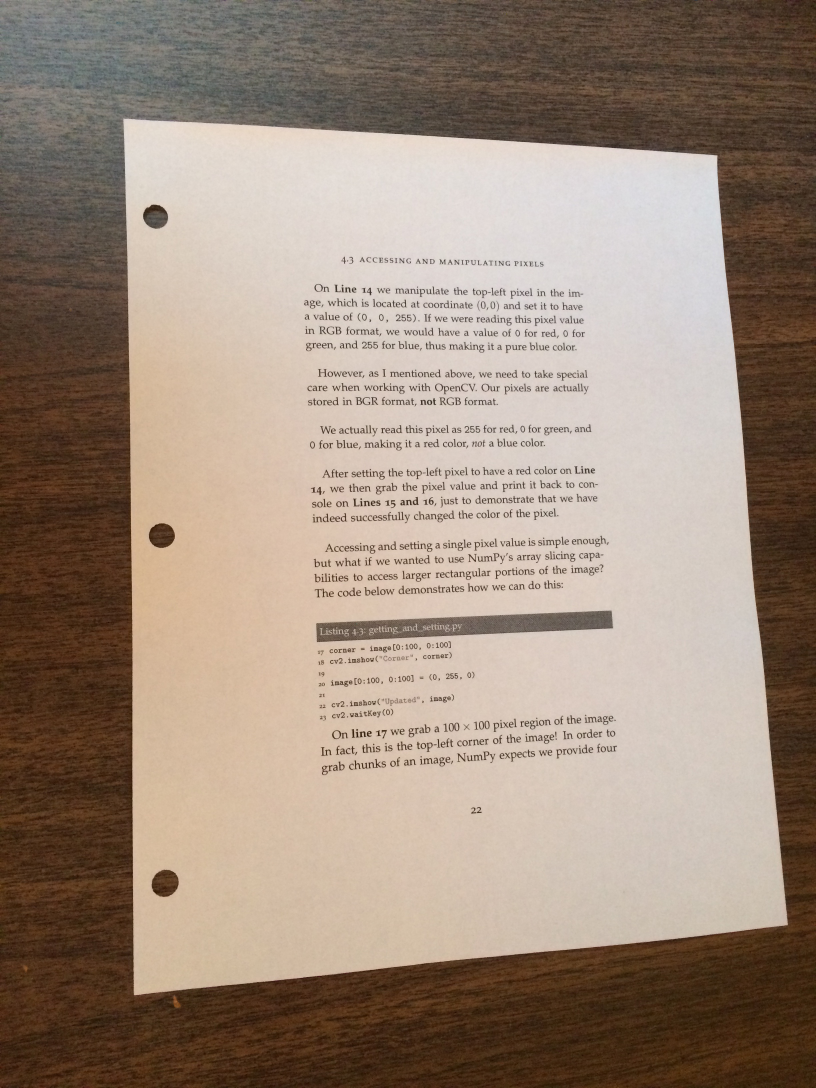
#> input picture images/docscanner/page.jpg, 2448 x 3264 px (shown at 1/3 size)
$ python docscanner.py   (older library calls are emulated)
#> lines starting #> are read from the running program, lines starting #| are printed output that depends on the picture; after the words box and inside, x2 and y2 are one past the last pixel; in counts of white or black regions, pixels touching at a corner belong together
#!/usr/bin/env python3
# -*- coding: utf-8 -*-
"""
Created on Tue Oct 24 16:41:24 2017

@author: applesauce

https://www.pyimagesearch.com/2014/09/01/build-kick-ass-mobile-document-scanner-just-5-minutes/
"""

import numpy as np
import cv2

def order_points(pts):
	rect = np.zeros((4, 2), dtype = "float32")
	s = pts.sum(axis = 1)
	rect[0] = pts[np.argmin(s)]
	rect[2] = pts[np.argmax(s)]
	diff = np.diff(pts, axis = 1)
	rect[1] = pts[np.argmin(diff)]
	rect[3] = pts[np.argmax(diff)]
	return rect

def four_point_transform(image, pts):
	rect = order_points(pts)
	(tl, tr, br, bl) = rect
	widthA = np.sqrt(((br[0] - bl[0]) ** 2) + ((br[1] - bl[1]) ** 2))
	widthB = np.sqrt(((tr[0] - tl[0]) ** 2) + ((tr[1] - tl[1]) ** 2))
	maxWidth = max(int(widthA), int(widthB))
	heightA = np.sqrt(((tr[0] - br[0]) ** 2) + ((tr[1] - br[1]) ** 2))
	heightB = np.sqrt(((tl[0] - bl[0]) ** 2) + ((tl[1] - bl[1]) ** 2))
	maxHeight = max(int(heightA), int(heightB))
	dst = np.array([
		[0, 0],
		[maxWidth - 1, 0],
		[maxWidth - 1, maxHeight - 1],
		[0, maxHeight - 1]], dtype = "float32")
	M = cv2.getPerspectiveTransform(rect, dst)
	warped = cv2.warpPerspective(image, M, (maxWidth, maxHeight))
	return warped

def translate(image, x, y):
	M = np.float32([[1, 0, x], [0, 1, y]])
	shifted = cv2.warpAffine(image, M, (image.shape[1], image.shape[0]))
	return shifted

def rotate(image, angle, center = None, scale = 1.0):
	(h, w) = image.shape[:2]
	if center is None:
		center = (w / 2, h / 2)
	M = cv2.getRotationMatrix2D(center, angle, scale)
	rotated = cv2.warpAffine(image, M, (w, h))
	return rotated

def resize(image, width = None, height = None, inter = cv2.INTER_AREA):
	dim = None
	(h, w) = image.shape[:2]
	if width is None and height is None:
		return image
	if width is None:
		r = height / float(h)
		dim = (int(w * r), height)
	else:
		r = width / float(w)
		dim = (width, int(h * r))
	resized = cv2.resize(image, dim, interpolation = inter)
	return resized

def get_doc(file):
#> called with file = 'images/docscanner/page.jpg'
    image = cv2.imread(file)
#> image is the input picture: shape (3264, 2448, 3); mean B, G, R 123.7, 138.6, 156.7
    ratio = image.shape[0] / 500.0
#> ratio = 6.53
    orig = image.copy()
    image = resize(image, height = 500)
    gray = cv2.cvtColor(image, cv2.COLOR_BGR2GRAY)
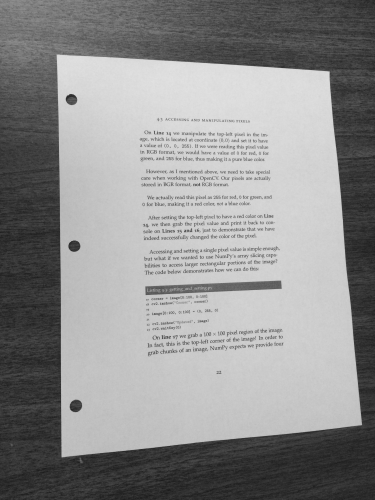
#> gray: shape (500, 375); min 28, max 225, mean 142.4
    gray = cv2.GaussianBlur(gray, (5,5), 0)
    retval, thresh = cv2.threshold(gray, 127, 255, cv2.THRESH_BINARY)
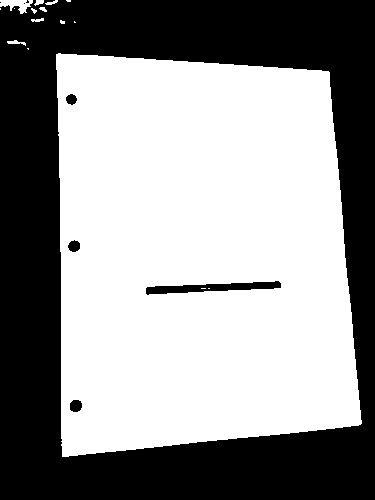
#> thresh: shape (500, 375); 57.4% white; 8 black regions (3 under 20 px), largest, box (x1, y1, x2, y2) and area: (0, 0, 375, 500) 78552, (146, 281, 281, 295) 945, (70, 400, 82, 412) 121, (68, 240, 80, 252) 108, (66, 94, 77, 105) 89
    edged = cv2.Canny(thresh, 70, 200)
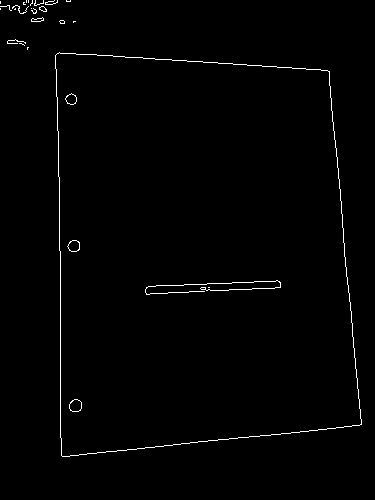
#> edged: shape (500, 375); 1.1% white in thin lines or dots, all inside (x1, y1, x2, y2) = (0, 0, 362, 457)
    (_, cnts, _) = cv2.findContours(edged, cv2.RETR_LIST, cv2.CHAIN_APPROX_SIMPLE)
#> cnts = 35 contours, 23 with area under 20; largest, box (x1, y1, x2, y2) and area: (55, 52, 362, 457) 108490, (55, 52, 362, 457) 108488, (69, 399, 82, 412) 120, (69, 399, 82, 412) 117, (67, 240, 80, 252) 106
    cnts = sorted(cnts, key = cv2.contourArea, reverse = True)[:5]
#> cnts = 5 contours; box (x1, y1, x2, y2) and area: (55, 52, 362, 457) 108490, (55, 52, 362, 457) 108488, (69, 399, 82, 412) 120, (69, 399, 82, 412) 117, (67, 240, 80, 252) 106
    for c in cnts:
    	peri = cv2.arcLength(c, True)
    	approx = cv2.approxPolyDP(c, 0.02 * peri, True)
    	if len(approx) == 4:
    		screenCnt = approx
    		break
#> this loop made 1 pass
#> (peri, screenCnt) on pass 1: (1365.5, [[57, 53], [61, 455], [361, 424], [329, 71]])
    cv2.drawContours(image, [screenCnt], -1, (0, 255, 0), 2)
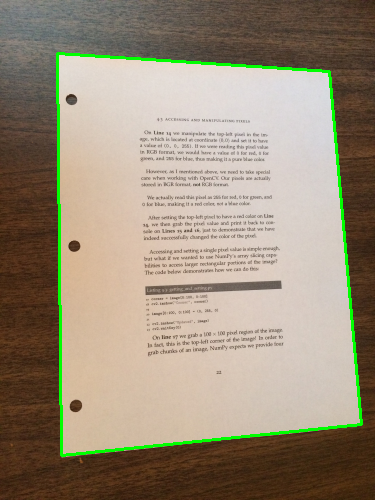
#> image: shape (500, 375, 3); mean B, G, R 121.2, 141.2, 153.5
    warped = four_point_transform(orig, screenCnt.reshape(4, 2) * ratio)
#> in order_points, `s = pts.sum(axis = 1)`: s = [718.1, 3368.4, 5124.5, 2611.2]
#> in order_points, `diff = np.diff(pts, axis = 1)`: diff = [-26.11, 2572, 411.3, -1684.2]
#> in four_point_transform, `rect = order_points(pts)`: rect = [[372.1, 346], [2147.7, 463.5], [2356.6, 2767.9], [398.2, 2970.2]]
#> in four_point_transform, `(tl, tr, br, bl) = rect`: tl = [372.1, 346]; tr = [2147.7, 463.5]; br = [2356.6, 2767.9]; bl = [398.2, 2970.2]
#> in four_point_transform, `widthA = np.sqrt(((br[0] - bl[0]) ** 2) + ((br[1] - bl[1]) ** 2))`: widthA = 1968.8
#> in four_point_transform, `widthB = np.sqrt(((tr[0] - tl[0]) ** 2) + ((tr[1] - tl[1]) ** 2))`: widthB = 1779.5
#> in four_point_transform, `maxWidth = max(int(widthA), int(widthB))`: maxWidth = 1968
#> in four_point_transform, `heightA = np.sqrt(((tr[0] - br[0]) ** 2) + ((tr[1] - br[1]) ** 2))`: heightA = 2313.8
#> in four_point_transform, `heightB = np.sqrt(((tl[0] - bl[0]) ** 2) + ((tl[1] - bl[1]) ** 2))`: heightB = 2624.4
#> in four_point_transform, `maxHeight = max(int(heightA), int(heightB))`: maxHeight = 2624
#> in four_point_transform, `dst = np.array([ [0, 0], [maxWidth - 1, 0], [maxWidth - 1, maxHeight -..`: dst = [[0, 0], [1967, 0], [1967, 2623], [0, 2623]]
#> in four_point_transform, `M = cv2.getPerspectiveTransform(rect, dst)`: M = [[0.973, -0.00968, -358.6], [-0.0735, 1.11, -356.7], [-6.7e-05, 4.6e-05, 1]]
    warped = cv2.cvtColor(warped, cv2.COLOR_BGR2GRAY)
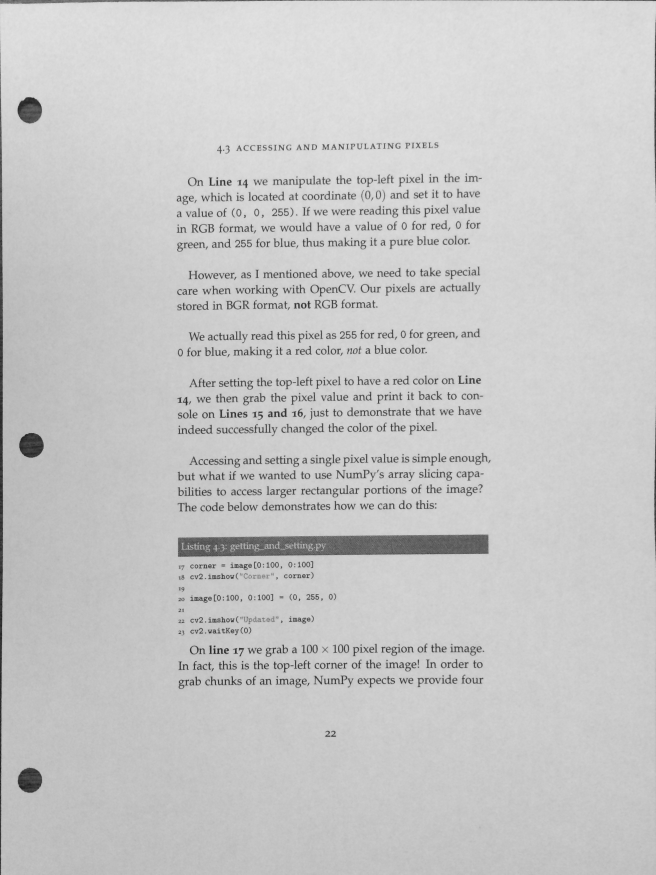
#> warped: shape (2624, 1968) (shown at 1/3 size); min 19, max 232, mean 199.5
    retval, warped = cv2.threshold(warped, 127, 255, cv2.THRESH_BINARY)
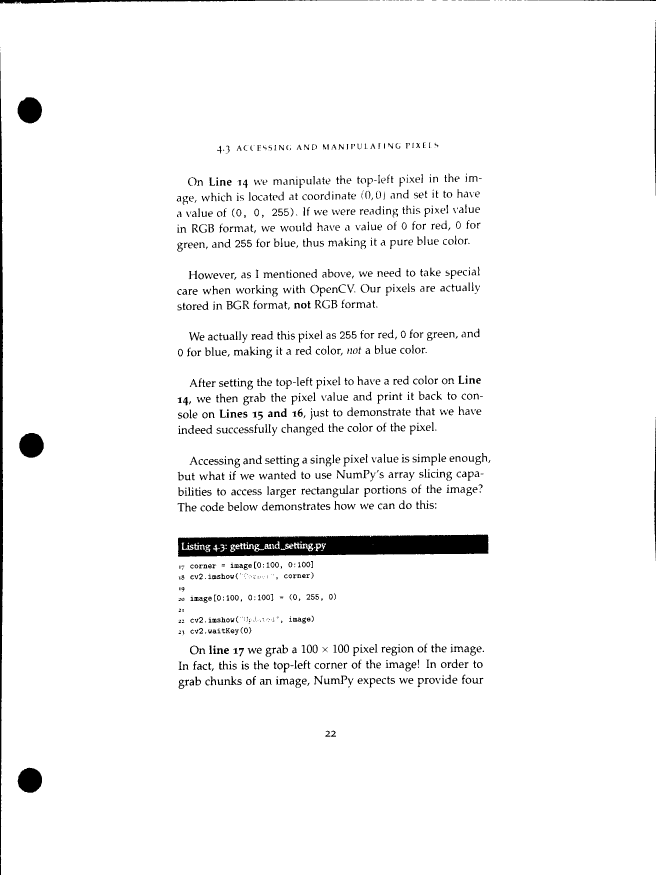
#> warped: shape (2624, 1968) (shown at 1/3 size); 96.1% white; 1364 black regions (254 under 20 px), largest, box (x1, y1, x2, y2) and area: (534, 1604, 1465, 1670) 48662, (0, 157, 9, 2624) 14881, (0, 0, 1105, 11) 4767
    warped = resize(warped, 1000)
#> call 2 of resize, with width = 1000, inter = 3
#> in resize (call 2), `resized = cv2.resize(image, dim, interpolation = inter)`:
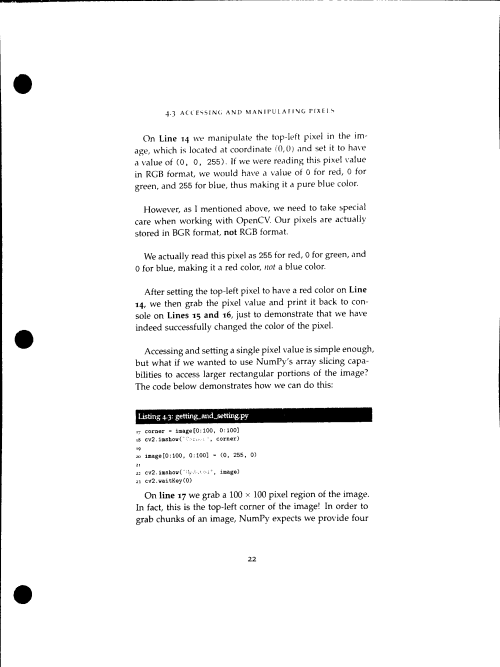
#> resized: shape (1333, 1000) (shown at 1/2 size); min 0, max 255, mean 245.1
    return warped

if __name__ == '__main__':
    doc = get_doc('images/docscanner/page.jpg')
    cv2.imshow('doc', doc)
